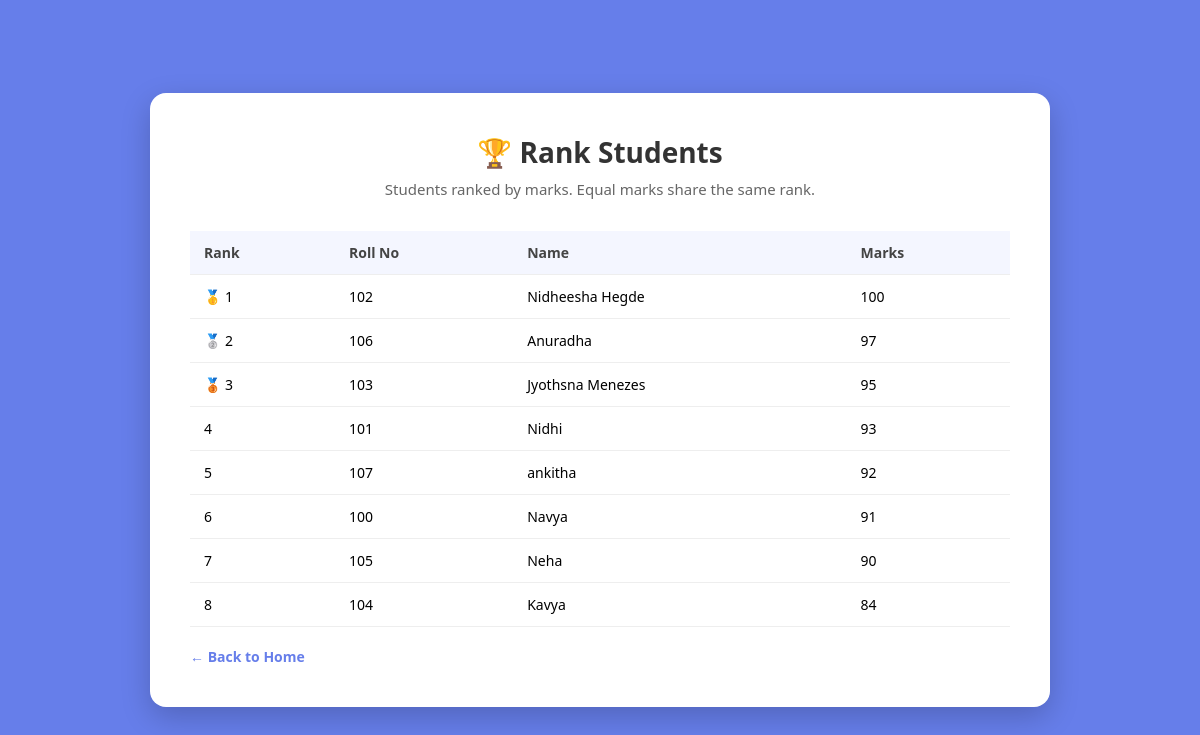
Page /rank (signed in) on the committed database.
### tables this page shows
CREATE TABLE students (
            id INTEGER PRIMARY KEY AUTOINCREMENT,
            roll_no INTEGER NOT NULL UNIQUE,
            name TEXT NOT NULL,
            marks INTEGER NOT NULL
        );

### app.py (the view)
@app.route("/rank")
@login_required
def rank_students():
    students = database.get_students_sorted_by_marks()
    ranked_students = []
    current_rank = 0
    previous_marks = None
    for position, student in enumerate(students, start=1):
        if student["marks"] != previous_marks:
            current_rank = position
            previous_marks = student["marks"]
        ranked_students.append({
            "rank": current_rank,
            "roll_no": student["roll_no"],
            "name": student["name"],
            "marks": student["marks"]
        })
    return render_template("rank.html", ranked_students=ranked_students)

### app.py (called while the page is built)
def login_required(view_function):
    @wraps(view_function)
    def wrapped_view(*args, **kwargs):
        if "user_id" not in session:
            return redirect(url_for("login"))
        return view_function(*args, **kwargs)
    return wrapped_view

### database.py (called while the page is built)
def get_connection():
    connection = sqlite3.connect(DATABASE_NAME)
    connection.row_factory = sqlite3.Row  # lets us access columns by name, like row["name"]
    return connection

def get_students_sorted_by_marks():
    connection = get_connection()
    cursor = connection.cursor()
    cursor.execute("SELECT * FROM students ORDER BY marks DESC")
    rows = cursor.fetchall()
    connection.close()
    return rows

### templates/rank.html (shortened to what this page needs)
<!DOCTYPE html>
<html lang="en">
<head>
    <link rel="stylesheet" href="{{ url_for('static', filename='style.css') }}">
</head>
<body>
    <div class="container container-wide">
        <h1>🏆 Rank Students</h1>
        <p class="subtitle">Students ranked by marks. Equal marks share the same rank.</p>
        {% if ranked_students|length == 0 %}
            <p class="empty-message">No students added yet. Go to "Add Student" to add your first one.</p>
        {% else %}
            <table class="student-table">
                <thead>
                    <tr>
                        <th>Rank</th>
                        <th>Roll No</th>
                        <th>Name</th>
                        <th>Marks</th>
                    </tr>
                </thead>
                <tbody>
                    {% for item in ranked_students %}
                    <tr>
                        <td>
                            {% if item.rank == 1 %}🥇{% elif item.rank == 2 %}🥈{% elif item.rank == 3 %}🥉{% endif %}
                            {{ item.rank }}
                        </td>
                        <td>{{ item.roll_no }}</td>
                        <td>{{ item.name }}</td>
                        <td>{{ item.marks }}</td>
                    </tr>
                    {% endfor %}
                </tbody>
            </table>
        {% endif %}
        <a href="/" class="back-link">&larr; Back to Home</a>
    </div>
</body>
</html>

### static/style.css (style rules this page uses)
* { margin: 0; padding: 0; box-sizing: border-box; }
body { font-family: 'Segoe UI', Arial, sans-serif; background: #667eea; min-height: 100vh; display: flex; align-items: center; justify-content: center; padding: 20px; }
.container { background: #ffffff; max-width: 800px; width: 100%; padding: 40px; border-radius: 16px; box-shadow: 0 10px 30px rgba(0, 0, 0, 0.2); }
h1 { text-align: center; color: #333333; font-size: 28px; margin-bottom: 8px; }
.subtitle { text-align: center; color: #666666; margin-bottom: 32px; font-size: 15px; }
.back-link { display: inline-block; margin-top: 20px; color: #667eea; text-decoration: none; font-weight: 600; font-size: 14px; }
.container-wide { max-width: 900px; }
.student-table { width: 100%; border-collapse: collapse; margin-top: 10px; }
.student-table th, .student-table td { text-align: left; padding: 12px 14px; border-bottom: 1px solid #eeeeee; font-size: 14px; }
.student-table th { background: #f4f6ff; color: #444444; font-weight: 700; }

### rows in the picture
students: rank "1", roll_no "102", name "Nidheesha Hegde", marks "100"
students: rank "2", roll_no "106", name "Anuradha", marks "97"
students: rank "3", roll_no "103", name "Jyothsna Menezes", marks "95"
students: rank "4", roll_no "101", name "Nidhi", marks "93"
students: rank "5", roll_no "107", name "ankitha", marks "92"
students: rank "6", roll_no "100", name "Navya", marks "91"
students: rank "7", roll_no "105", name "Neha", marks "90"
students: rank "8", roll_no "104", name "Kavya", marks "84"
